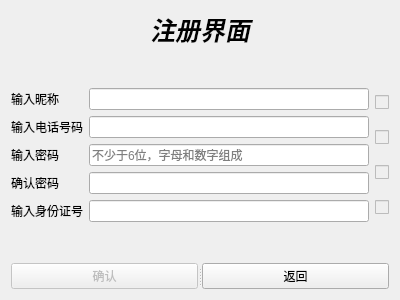
<?xml version="1.0" encoding="UTF-8"?>
<ui version="4.0">
 <class>SignupWidget</class>
 <widget class="QWidget" name="SignupWidget">
  <property name="geometry">
   <rect>
    <x>0</x>
    <y>0</y>
    <width>400</width>
    <height>300</height>
   </rect>
  </property>
  <property name="windowTitle">
   <string>注册界面</string>
  </property>
  <layout class="QGridLayout" name="gridLayout">
   <item row="0" column="0">
    <layout class="QVBoxLayout" name="verticalLayout_5">
     <property name="sizeConstraint">
      <enum>QLayout::SetNoConstraint</enum>
     </property>
     <item>
      <widget class="QLabel" name="label_5">
       <property name="sizePolicy">
        <sizepolicy hsizetype="Expanding" vsizetype="Expanding">
         <horstretch>0</horstretch>
         <verstretch>0</verstretch>
        </sizepolicy>
       </property>
       <property name="font">
        <font>
         <family>Agency FB</family>
         <pointsize>19</pointsize>
         <weight>75</weight>
         <italic>true</italic>
         <bold>true</bold>
        </font>
       </property>
       <property name="lineWidth">
        <number>1</number>
       </property>
       <property name="text">
        <string>注册界面</string>
       </property>
       <property name="alignment">
        <set>Qt::AlignCenter</set>
       </property>
      </widget>
     </item>
     <item>
      <layout class="QVBoxLayout" name="verticalLayout_4">
       <item>
        <spacer name="verticalSpacer">
         <property name="orientation">
          <enum>Qt::Vertical</enum>
         </property>
         <property name="sizeHint" stdset="0">
          <size>
           <width>20</width>
           <height>40</height>
          </size>
         </property>
        </spacer>
       </item>
       <item>
        <layout class="QHBoxLayout" name="horizontalLayout">
         <item>
          <layout class="QVBoxLayout" name="verticalLayout">
           <item>
            <widget class="QLabel" name="label_6">
             <property name="text">
              <string>输入昵称</string>
             </property>
            </widget>
           </item>
           <item>
            <widget class="QLabel" name="label">
             <property name="text">
              <string>输入电话号码</string>
             </property>
            </widget>
           </item>
           <item>
            <widget class="QLabel" name="label_2">
             <property name="text">
              <string>输入密码</string>
             </property>
            </widget>
           </item>
           <item>
            <widget class="QLabel" name="label_3">
             <property name="text">
              <string>确认密码</string>
             </property>
            </widget>
           </item>
           <item>
            <widget class="QLabel" name="label_4">
             <property name="text">
              <string>输入身份证号</string>
             </property>
            </widget>
           </item>
          </layout>
         </item>
         <item>
          <layout class="QVBoxLayout" name="verticalLayout_2">
           <property name="sizeConstraint">
            <enum>QLayout::SetMinimumSize</enum>
           </property>
           <item>
            <widget class="QLineEdit" name="lineEdit"/>
           </item>
           <item>
            <widget class="QLineEdit" name="phoneNumber">
             <property name="maxLength">
              <number>11</number>
             </property>
             <property name="placeholderText">
              <string/>
             </property>
            </widget>
           </item>
           <item>
            <widget class="QLineEdit" name="password_1">
             <property name="echoMode">
              <enum>QLineEdit::Password</enum>
             </property>
             <property name="placeholderText">
              <string>不少于6位，字母和数字组成</string>
             </property>
            </widget>
           </item>
           <item>
            <widget class="QLineEdit" name="password_2">
             <property name="echoMode">
              <enum>QLineEdit::Password</enum>
             </property>
            </widget>
           </item>
           <item>
            <widget class="QLineEdit" name="residentialId">
             <property name="placeholderText">
              <string/>
             </property>
            </widget>
           </item>
          </layout>
         </item>
         <item>
          <layout class="QVBoxLayout" name="verticalLayout_3">
           <item>
            <layout class="QVBoxLayout" name="verticalLayout_6"/>
           </item>
           <item>
            <widget class="QCheckBox" name="checkBox">
             <property name="enabled">
              <bool>false</bool>
             </property>
             <property name="sizePolicy">
              <sizepolicy hsizetype="Minimum" vsizetype="Minimum">
               <horstretch>0</horstretch>
               <verstretch>0</verstretch>
              </sizepolicy>
             </property>
             <property name="text">
              <string/>
             </property>
            </widget>
           </item>
           <item>
            <widget class="QCheckBox" name="checkBox_2">
             <property name="enabled">
              <bool>false</bool>
             </property>
             <property name="sizePolicy">
              <sizepolicy hsizetype="Minimum" vsizetype="Minimum">
               <horstretch>0</horstretch>
               <verstretch>0</verstretch>
              </sizepolicy>
             </property>
             <property name="text">
              <string/>
             </property>
            </widget>
           </item>
           <item>
            <widget class="QCheckBox" name="checkBox_3">
             <property name="enabled">
              <bool>false</bool>
             </property>
             <property name="sizePolicy">
              <sizepolicy hsizetype="Minimum" vsizetype="Minimum">
               <horstretch>0</horstretch>
               <verstretch>0</verstretch>
              </sizepolicy>
             </property>
             <property name="text">
              <string/>
             </property>
            </widget>
           </item>
           <item>
            <widget class="QCheckBox" name="checkBox_4">
             <property name="enabled">
              <bool>false</bool>
             </property>
             <property name="sizePolicy">
              <sizepolicy hsizetype="Minimum" vsizetype="Minimum">
               <horstretch>0</horstretch>
               <verstretch>0</verstretch>
              </sizepolicy>
             </property>
             <property name="text">
              <string/>
             </property>
             <property name="checkable">
              <bool>true</bool>
             </property>
             <property name="checked">
              <bool>false</bool>
             </property>
            </widget>
           </item>
          </layout>
         </item>
        </layout>
       </item>
       <item>
        <spacer name="verticalSpacer_2">
         <property name="orientation">
          <enum>Qt::Vertical</enum>
         </property>
         <property name="sizeHint" stdset="0">
          <size>
           <width>20</width>
           <height>40</height>
          </size>
         </property>
        </spacer>
       </item>
       <item>
        <widget class="QSplitter" name="splitter">
         <property name="orientation">
          <enum>Qt::Horizontal</enum>
         </property>
         <widget class="QPushButton" name="pushButton_2">
          <property name="enabled">
           <bool>false</bool>
          </property>
          <property name="sizePolicy">
           <sizepolicy hsizetype="Preferred" vsizetype="Preferred">
            <horstretch>0</horstretch>
            <verstretch>0</verstretch>
           </sizepolicy>
          </property>
          <property name="text">
           <string>确认</string>
          </property>
         </widget>
         <widget class="QPushButton" name="pushButton">
          <property name="sizePolicy">
           <sizepolicy hsizetype="Preferred" vsizetype="Preferred">
            <horstretch>0</horstretch>
            <verstretch>0</verstretch>
           </sizepolicy>
          </property>
          <property name="text">
           <string>返回</string>
          </property>
         </widget>
        </widget>
       </item>
      </layout>
     </item>
    </layout>
   </item>
  </layout>
 </widget>
 <resources/>
 <connections/>
</ui>
